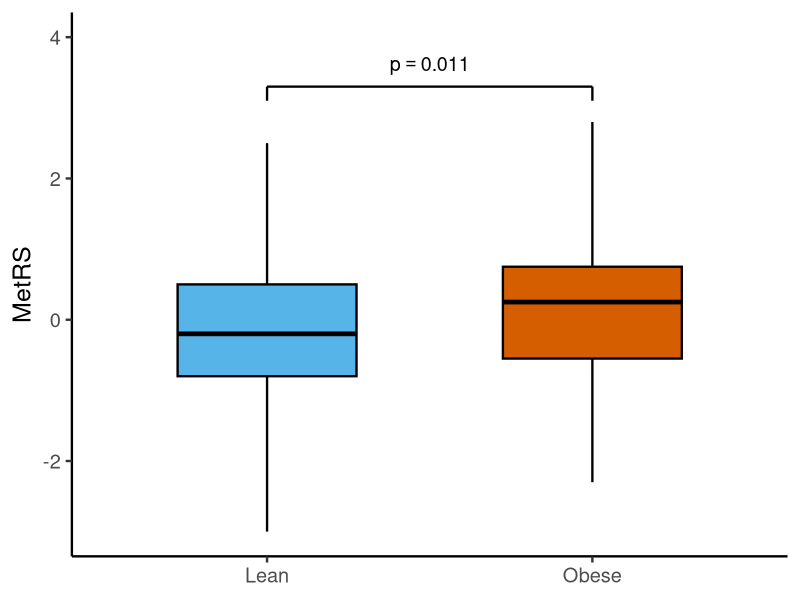

This chart was generated by the following R code:
library(ggplot2)
library(here)
setwd(here::here("figures/Fig4b"))

df = read.csv("data.csv")
df$group = factor(df$group, levels = c("Lean", "Obese"))

fill_cols = c("Lean" = "#56B4E9", "Obese" = "#D55E00")

p = ggplot(df, aes(x = group, fill = group)) +
  geom_boxplot(
    aes(ymin = ymin, lower = lower, middle = middle, upper = upper, ymax = ymax),
    stat = "identity", width = 0.55, color = "black", linewidth = 0.8, outlier.shape = NA
  ) +
  annotate("segment", x = 1, xend = 2, y = 3.3, yend = 3.3, linewidth = 0.8) +
  annotate("segment", x = 1, xend = 1, y = 3.3, yend = 3.1, linewidth = 0.8) +
  annotate("segment", x = 2, xend = 2, y = 3.3, yend = 3.1, linewidth = 0.8) +
  annotate("text", x = 1.5, y = 3.6, label = "p == 0.011", parse = TRUE, size = 5) +
  scale_fill_manual(values = fill_cols) +
  scale_y_continuous(breaks = c(-2, 0, 2, 4), limits = c(NA, 4.0)) +
  labs(x = NULL, y = "MetRS") +
  theme_classic(base_size = 18) +
  theme(legend.position = "none", axis.line = element_line(linewidth = 0.8))

ggsave("fig4b.png", p, width = 5, height = 4, dpi = 800, bg = "white")
